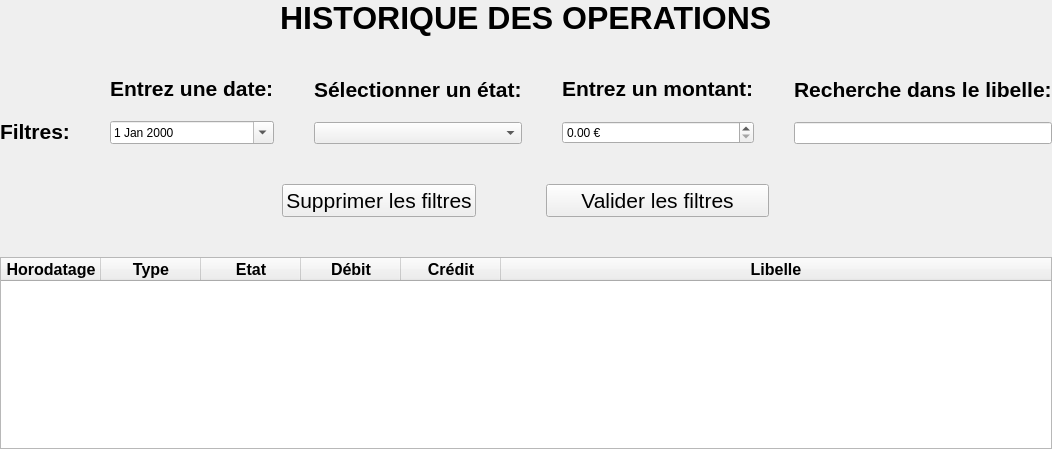
            <widget class="QWidget" name="historiqueOperations">
             <layout class="QHBoxLayout" name="horizontalLayout_14">
              <property name="spacing">
               <number>0</number>
              </property>
              <property name="leftMargin">
               <number>0</number>
              </property>
              <property name="topMargin">
               <number>0</number>
              </property>
              <property name="rightMargin">
               <number>0</number>
              </property>
              <property name="bottomMargin">
               <number>0</number>
              </property>
              <item alignment="Qt::AlignHCenter|Qt::AlignVCenter">
               <widget class="QWidget" name="historiqueOperationContainer" native="true">
                <layout class="QVBoxLayout" name="verticalLayout_6">
                 <property name="spacing">
                  <number>0</number>
                 </property>
                 <property name="leftMargin">
                  <number>0</number>
                 </property>
                 <property name="topMargin">
                  <number>0</number>
                 </property>
                 <property name="rightMargin">
                  <number>0</number>
                 </property>
                 <property name="bottomMargin">
                  <number>0</number>
                 </property>
                 <item alignment="Qt::AlignHCenter">
                  <widget class="QLabel" name="titreHistoriqueOperation">
                   <property name="font">
                    <font>
                     <pointsize>24</pointsize>
                     <bold>true</bold>
                    </font>
                   </property>
                   <property name="text">
                    <string>HISTORIQUE DES OPERATIONS</string>
                   </property>
                  </widget>
                 </item>
                 <item>
                  <widget class="QWidget" name="filtreContainer" native="true">
                   <layout class="QHBoxLayout" name="horizontalLayout_15">
                    <property name="spacing">
                     <number>40</number>
                    </property>
                    <property name="leftMargin">
                     <number>0</number>
                    </property>
                    <property name="topMargin">
                     <number>40</number>
                    </property>
                    <property name="rightMargin">
                     <number>0</number>
                    </property>
                    <property name="bottomMargin">
                     <number>40</number>
                    </property>
                    <item alignment="Qt::AlignBottom">
                     <widget class="QLabel" name="filtreLabel">
                      <property name="font">
                       <font>
                        <pointsize>16</pointsize>
                        <bold>true</bold>
                       </font>
                      </property>
                      <property name="text">
                       <string>Filtres:</string>
                      </property>
                     </widget>
                    </item>
                    <item>
                     <widget class="QWidget" name="filtreDateContainer" native="true">
                      <layout class="QVBoxLayout" name="verticalLayout_14">
                       <property name="spacing">
                        <number>20</number>
                       </property>
                       <property name="leftMargin">
                        <number>0</number>
                       </property>
                       <property name="topMargin">
                        <number>0</number>
                       </property>
                       <property name="rightMargin">
                        <number>0</number>
                       </property>
                       <property name="bottomMargin">
                        <number>0</number>
                       </property>
                       <item>
                        <widget class="QLabel" name="filtreDateLabel">
                         <property name="font">
                          <font>
                           <pointsize>16</pointsize>
                           <bold>true</bold>
                          </font>
                         </property>
                         <property name="text">
                          <string>Entrez une date:</string>
                         </property>
                        </widget>
                       </item>
                       <item>
                        <widget class="QDateEdit" name="filtreDateInput">
                         <property name="calendarPopup">
                          <bool>true</bool>
                         </property>
                         <property name="date">
                          <date>
                           <year>2000</year>
                           <month>1</month>
                           <day>1</day>
                          </date>
                         </property>
                        </widget>
                       </item>
                      </layout>
                     </widget>
                    </item>
                    <item>
                     <widget class="QWidget" name="filtreEtatContainer" native="true">
                      <layout class="QVBoxLayout" name="verticalLayout_16">
                       <property name="spacing">
                        <number>20</number>
                       </property>
                       <property name="leftMargin">
                        <number>0</number>
                       </property>
                       <property name="topMargin">
                        <number>0</number>
                       </property>
                       <property name="rightMargin">
                        <number>0</number>
                       </property>
                       <property name="bottomMargin">
                        <number>0</number>
                       </property>
                       <item>
                        <widget class="QLabel" name="filtreEtatLabel">
                         <property name="font">
                          <font>
                           <pointsize>16</pointsize>
                           <bold>true</bold>
                          </font>
                         </property>
                         <property name="text">
                          <string>Sélectionner un état:</string>
                         </property>
                        </widget>
                       </item>
                       <item>
                        <widget class="QComboBox" name="filtreEtatInput">
                         <item>
                          <property name="text">
                           <string/>
                          </property>
                         </item>
                         <item>
                          <property name="text">
                           <string>ACCEPTEE</string>
                          </property>
                         </item>
                         <item>
                          <property name="text">
                           <string>REFUSEE</string>
                          </property>
                         </item>
                         <item>
                          <property name="text">
                           <string>EN ATTENTE</string>
                          </property>
                         </item>
                        </widget>
                       </item>
                      </layout>
                     </widget>
                    </item>
                    <item>
                     <widget class="QWidget" name="filtreMontantContainer" native="true">
                      <layout class="QVBoxLayout" name="verticalLayout_15">
                       <property name="spacing">
                        <number>20</number>
                       </property>
                       <property name="leftMargin">
                        <number>0</number>
                       </property>
                       <property name="topMargin">
                        <number>0</number>
                       </property>
                       <property name="rightMargin">
                        <number>0</number>
                       </property>
                       <property name="bottomMargin">
                        <number>0</number>
                       </property>
                       <item>
                        <widget class="QLabel" name="filtreMontantLabel">
                         <property name="font">
                          <font>
                           <pointsize>16</pointsize>
                           <bold>true</bold>
                          </font>
                         </property>
                         <property name="text">
                          <string>Entrez un montant:</string>
                         </property>
                        </widget>
                       </item>
                       <item>
                        <widget class="QDoubleSpinBox" name="filtreMontantInput">
                         <property name="suffix">
                          <string> €</string>
                         </property>
                         <property name="maximum">
                          <double>100000000000000004764729344.000000000000000</double>
                         </property>
                        </widget>
                       </item>
                      </layout>
                     </widget>
                    </item>
                    <item>
                     <widget class="QWidget" name="filtreLibelleContainer" native="true">
                      <layout class="QVBoxLayout" name="verticalLayout_4">
                       <property name="spacing">
                        <number>20</number>
                       </property>
                       <property name="leftMargin">
                        <number>0</number>
                       </property>
                       <property name="topMargin">
                        <number>0</number>
                       </property>
                       <property name="rightMargin">
                        <number>0</number>
                       </property>
                       <property name="bottomMargin">
                        <number>0</number>
                       </property>
                       <item>
                        <widget class="QLabel" name="filtreLibelleLabel">
                         <property name="font">
                          <font>
                           <pointsize>16</pointsize>
                           <bold>true</bold>
                          </font>
                         </property>
                         <property name="text">
                          <string>Recherche dans le libelle:</string>
                         </property>
                        </widget>
                       </item>
                       <item>
                        <widget class="QLineEdit" name="filtreLibelleInput"/>
                       </item>
                      </layout>
                     </widget>
                    </item>
                   </layout>
                  </widget>
                 </item>
                 <item alignment="Qt::AlignHCenter">
                  <widget class="QWidget" name="boutonsFiltresContainer" native="true">
                   <layout class="QHBoxLayout" name="horizontalLayout_16">
                    <property name="spacing">
                     <number>70</number>
                    </property>
                    <property name="leftMargin">
                     <number>0</number>
                    </property>
                    <property name="topMargin">
                     <number>0</number>
                    </property>
                    <property name="rightMargin">
                     <number>0</number>
                    </property>
                    <property name="bottomMargin">
                     <number>40</number>
                    </property>
                    <item>
                     <widget class="QPushButton" name="supprimerFiltresBtn">
                      <property name="font">
                       <font>
                        <pointsize>16</pointsize>
                       </font>
                      </property>
                      <property name="cursor">
                       <cursorShape>PointingHandCursor</cursorShape>
                      </property>
                      <property name="text">
                       <string>Supprimer les filtres</string>
                      </property>
                     </widget>
                    </item>
                    <item>
                     <widget class="QPushButton" name="validerFiltresBtn">
                      <property name="minimumSize">
                       <size>
                        <width>223</width>
                        <height>0</height>
                       </size>
                      </property>
                      <property name="font">
                       <font>
                        <pointsize>16</pointsize>
                       </font>
                      </property>
                      <property name="cursor">
                       <cursorShape>PointingHandCursor</cursorShape>
                      </property>
                      <property name="text">
                       <string>Valider les filtres</string>
                      </property>
                     </widget>
                    </item>
                   </layout>
                  </widget>
                 </item>
                 <item>
                  <widget class="QTableWidget" name="tableauHistoriqueOperations">
                   <property name="editTriggers">
                    <set>QAbstractItemView::NoEditTriggers</set>
                   </property>
                   <property name="sortingEnabled">
                    <bool>true</bool>
                   </property>
                   <attribute name="horizontalHeaderCascadingSectionResizes">
                    <bool>true</bool>
                   </attribute>
                   <attribute name="horizontalHeaderShowSortIndicator" stdset="0">
                    <bool>true</bool>
                   </attribute>
                   <attribute name="horizontalHeaderStretchLastSection">
                    <bool>true</bool>
                   </attribute>
                   <column>
                    <property name="text">
                     <string>Horodatage</string>
                    </property>
                    <property name="font">
                     <font>
                      <pointsize>12</pointsize>
                      <bold>true</bold>
                     </font>
                    </property>
                    <property name="background">
                     <color>
                      <red>22</red>
                      <green>25</green>
                      <blue>29</blue>
                     </color>
                    </property>
                    <property name="foreground">
                     <brush brushstyle="NoBrush">
                      <color alpha="255">
                       <red>255</red>
                       <green>255</green>
                       <blue>255</blue>
                      </color>
                     </brush>
                    </property>
                   </column>
                   <column>
                    <property name="text">
                     <string>Type</string>
                    </property>
                    <property name="font">
                     <font>
                      <pointsize>12</pointsize>
                      <bold>true</bold>
                     </font>
                    </property>
                    <property name="background">
                     <color>
                      <red>22</red>
                      <green>25</green>
                      <blue>29</blue>
                     </color>
                    </property>
                    <property name="foreground">
                     <brush brushstyle="NoBrush">
                      <color alpha="255">
                       <red>255</red>
                       <green>255</green>
                       <blue>255</blue>
                      </color>
                     </brush>
                    </property>
                   </column>
                   <column>
                    <property name="text">
                     <string>Etat</string>
                    </property>
                    <property name="font">
                     <font>
                      <pointsize>12</pointsize>
                      <bold>true</bold>
                     </font>
                    </property>
                    <property name="background">
                     <color>
                      <red>22</red>
                      <green>25</green>
                      <blue>29</blue>
                     </color>
                    </property>
                    <property name="foreground">
                     <brush brushstyle="NoBrush">
                      <color alpha="255">
                       <red>255</red>
                       <green>255</green>
                       <blue>255</blue>
                      </color>
                     </brush>
                    </property>
                   </column>
                   <column>
                    <property name="text">
                     <string>Débit</string>
                    </property>
                    <property name="font">
                     <font>
                      <pointsize>12</pointsize>
                      <bold>true</bold>
                     </font>
                    </property>
                    <property name="background">
                     <color>
                      <red>22</red>
                      <green>25</green>
                      <blue>29</blue>
                     </color>
                    </property>
                    <property name="foreground">
                     <brush brushstyle="NoBrush">
                      <color alpha="255">
                       <red>255</red>
                       <green>255</green>
                       <blue>255</blue>
                      </color>
                     </brush>
                    </property>
                   </column>
                   <column>
                    <property name="text">
                     <string>Crédit</string>
                    </property>
                    <property name="font">
                     <font>
                      <pointsize>12</pointsize>
                      <bold>true</bold>
                     </font>
                    </property>
                    <property name="background">
                     <color>
                      <red>22</red>
                      <green>25</green>
                      <blue>29</blue>
                     </color>
                    </property>
                    <property name="foreground">
                     <brush brushstyle="NoBrush">
                      <color alpha="255">
                       <red>255</red>
                       <green>255</green>
                       <blue>255</blue>
                      </color>
                     </brush>
                    </property>
                   </column>
                   <column>
                    <property name="text">
                     <string>Libelle</string>
                    </property>
                    <property name="font">
                     <font>
                      <pointsize>12</pointsize>
                      <bold>true</bold>
                     </font>
                    </property>
                    <property name="background">
                     <color>
                      <red>22</red>
                      <green>25</green>
                      <blue>29</blue>
                     </color>
                    </property>
                    <property name="foreground">
                     <brush brushstyle="NoBrush">
                      <color alpha="255">
                       <red>255</red>
                       <green>255</green>
                       <blue>255</blue>
                      </color>
                     </brush>
                    </property>
                   </column>
                  </widget>
                 </item>
                </layout>
               </widget>
              </item>
             </layout>
            </widget>
